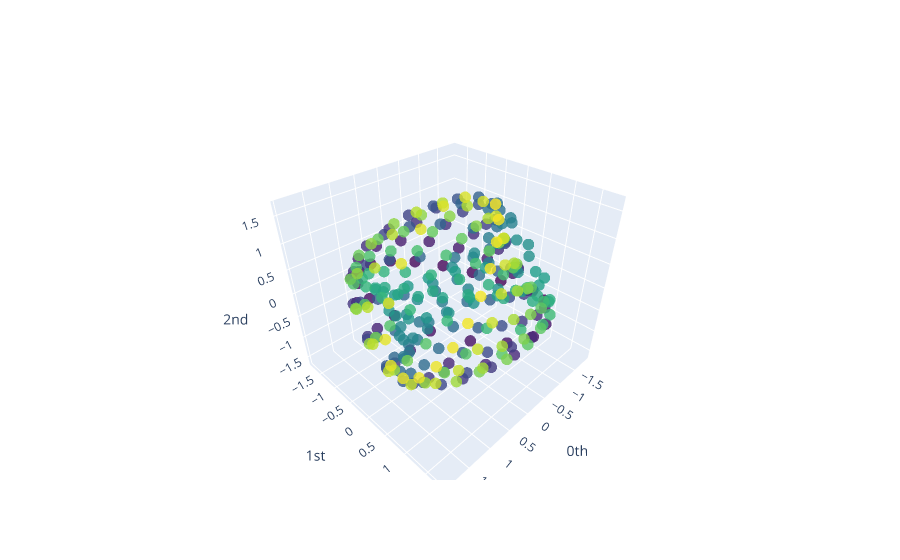

Notebook cell for this chart:
### Code cell
# 3D plot for the Uncoupled Pendulum
plot_point_cloud(X_u_a_pca, dimension=3)

### Figure 1 — Plotly figure (JSON) as saved in the notebook; plotly's stock layout.template omitted (floating-point values rounded to 4 significant figures; data arrays with more than 128 entries replaced by an {"elided": "..."} marker saying what was removed)
{"data": [{"marker": {"color": {"elided": "288 int values"}, "colorscale": [[0, "#440154"], [0.1111, "#482878"], [0.2222, "#3e4989"], [0.3333, "#31688e"], [0.4444, "#26828e"], [0.5556, "#1f9e89"], [0.6667, "#35b779"], [0.7778, "#6ece58"], [0.8889, "#b5de2b"], [1, "#fde725"]], "opacity": 0.8, "size": 4}, "mode": "markers", "type": "scatter3d", "x": {"elided": "288 float values"}, "y": {"elided": "288 float values"}, "z": {"elided": "288 float values"}}], "layout": {"scene": {"xaxis": {"exponentformat": "e", "showexponent": "all", "title": {"text": "0th"}, "type": "linear"}, "yaxis": {"exponentformat": "e", "showexponent": "all", "title": {"text": "1st"}, "type": "linear"}, "zaxis": {"exponentformat": "e", "showexponent": "all", "title": {"text": "2nd"}, "type": "linear"}}}}
